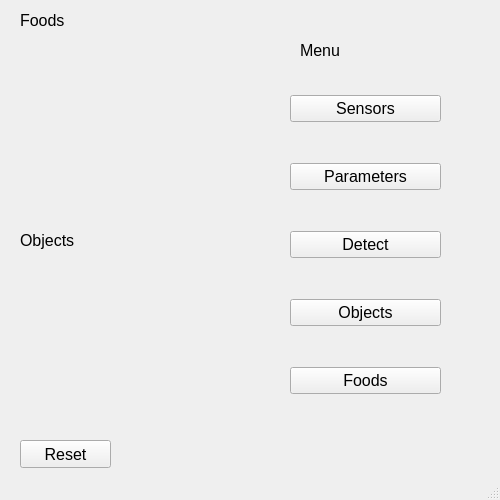
<?xml version="1.0" encoding="UTF-8"?>
<ui version="4.0">
 <class>MainWindow</class>
 <widget class="QMainWindow" name="MainWindow">
  <property name="windowModality">
   <enum>Qt::ApplicationModal</enum>
  </property>
  <property name="geometry">
   <rect>
    <x>0</x>
    <y>0</y>
    <width>500</width>
    <height>500</height>
   </rect>
  </property>
  <property name="minimumSize">
   <size>
    <width>300</width>
    <height>300</height>
   </size>
  </property>
  <property name="maximumSize">
   <size>
    <width>500</width>
    <height>500</height>
   </size>
  </property>
  <property name="font">
   <font>
    <pointsize>12</pointsize>
   </font>
  </property>
  <property name="windowTitle">
   <string>IntellijDetect</string>
  </property>
  <property name="windowOpacity">
   <double>1.000000000000000</double>
  </property>
  <widget class="QWidget" name="centralwidget">
   <widget class="QWidget" name="verticalLayoutWidget">
    <property name="geometry">
     <rect>
      <x>20</x>
      <y>250</y>
      <width>251</width>
      <height>181</height>
     </rect>
    </property>
    <layout class="QVBoxLayout" name="verticalLayoutObject">
     <property name="sizeConstraint">
      <enum>QLayout::SetNoConstraint</enum>
     </property>
    </layout>
   </widget>
   <widget class="QLabel" name="label">
    <property name="geometry">
     <rect>
      <x>300</x>
      <y>40</y>
      <width>62</width>
      <height>20</height>
     </rect>
    </property>
    <property name="text">
     <string>Menu</string>
    </property>
   </widget>
   <widget class="QWidget" name="verticalLayoutWidget_2">
    <property name="geometry">
     <rect>
      <x>20</x>
      <y>30</y>
      <width>251</width>
      <height>191</height>
     </rect>
    </property>
    <layout class="QVBoxLayout" name="verticalLayoutFoods">
     <property name="sizeConstraint">
      <enum>QLayout::SetNoConstraint</enum>
     </property>
    </layout>
   </widget>
   <widget class="QWidget" name="verticalLayoutWidget_3">
    <property name="geometry">
     <rect>
      <x>290</x>
      <y>60</y>
      <width>151</width>
      <height>371</height>
     </rect>
    </property>
    <layout class="QVBoxLayout" name="verticalLayout">
     <property name="sizeConstraint">
      <enum>QLayout::SetNoConstraint</enum>
     </property>
     <item>
      <widget class="QPushButton" name="pushButton_4">
       <property name="text">
        <string>Sensors</string>
       </property>
      </widget>
     </item>
     <item>
      <widget class="QPushButton" name="pushButton_2">
       <property name="text">
        <string>Parameters</string>
       </property>
      </widget>
     </item>
     <item>
      <widget class="QPushButton" name="pushButton_6">
       <property name="text">
        <string>Detect</string>
       </property>
      </widget>
     </item>
     <item>
      <widget class="QPushButton" name="pushButton_3">
       <property name="text">
        <string>Objects</string>
       </property>
      </widget>
     </item>
     <item>
      <widget class="QPushButton" name="pushButton">
       <property name="text">
        <string>Foods</string>
       </property>
      </widget>
     </item>
    </layout>
   </widget>
   <widget class="QLabel" name="label_4">
    <property name="geometry">
     <rect>
      <x>20</x>
      <y>230</y>
      <width>61</width>
      <height>21</height>
     </rect>
    </property>
    <property name="text">
     <string>Objects</string>
    </property>
   </widget>
   <widget class="QLabel" name="label_3">
    <property name="geometry">
     <rect>
      <x>20</x>
      <y>10</y>
      <width>61</width>
      <height>21</height>
     </rect>
    </property>
    <property name="text">
     <string>Foods</string>
    </property>
   </widget>
   <widget class="QPushButton" name="pushButton_5">
    <property name="geometry">
     <rect>
      <x>20</x>
      <y>440</y>
      <width>91</width>
      <height>28</height>
     </rect>
    </property>
    <property name="text">
     <string>Reset</string>
    </property>
   </widget>
  </widget>
  <widget class="QStatusBar" name="statusbar"/>
 </widget>
 <resources/>
 <connections/>
</ui>
